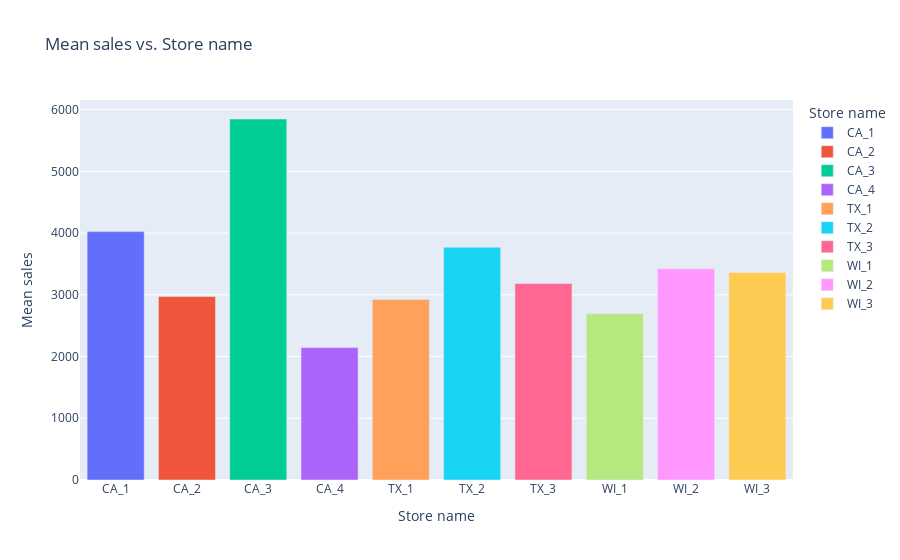

The cell this chart's notebook holds for it:
### Code cell
df = pd.DataFrame(np.transpose([means, store_list]))
df.columns = ["Mean sales", "Store name"]
px.bar(df, y="Mean sales", x="Store name", color="Store name", title="Mean sales vs. Store name")

### Figure 1 — Plotly figure (JSON) as saved in the notebook; plotly's stock layout.template omitted (floating-point values rounded to 4 significant figures)
{"data": [{"alignmentgroup": "True", "hovertemplate": "Store name=%{x}<br>Mean sales=%{y}<extra></extra>", "legendgroup": "CA_1", "marker": {"color": "#636efa", "pattern": {"shape": ""}}, "name": "CA_1", "offsetgroup": "CA_1", "orientation": "v", "showlegend": true, "textposition": "auto", "type": "bar", "x": ["CA_1"], "xaxis": "x", "y": [4024.0], "yaxis": "y"}, {"alignmentgroup": "True", "hovertemplate": "Store name=%{x}<br>Mean sales=%{y}<extra></extra>", "legendgroup": "CA_2", "marker": {"color": "#EF553B", "pattern": {"shape": ""}}, "name": "CA_2", "offsetgroup": "CA_2", "orientation": "v", "showlegend": true, "textposition": "auto", "type": "bar", "x": ["CA_2"], "xaxis": "x", "y": [2972.0], "yaxis": "y"}, {"alignmentgroup": "True", "hovertemplate": "Store name=%{x}<br>Mean sales=%{y}<extra></extra>", "legendgroup": "CA_3", "marker": {"color": "#00cc96", "pattern": {"shape": ""}}, "name": "CA_3", "offsetgroup": "CA_3", "orientation": "v", "showlegend": true, "textposition": "auto", "type": "bar", "x": ["CA_3"], "xaxis": "x", "y": [5848.0], "yaxis": "y"}, {"alignmentgroup": "True", "hovertemplate": "Store name=%{x}<br>Mean sales=%{y}<extra></extra>", "legendgroup": "CA_4", "marker": {"color": "#ab63fa", "pattern": {"shape": ""}}, "name": "CA_4", "offsetgroup": "CA_4", "orientation": "v", "showlegend": true, "textposition": "auto", "type": "bar", "x": ["CA_4"], "xaxis": "x", "y": [2145.0], "yaxis": "y"}, {"alignmentgroup": "True", "hovertemplate": "Store name=%{x}<br>Mean sales=%{y}<extra></extra>", "legendgroup": "TX_1", "marker": {"color": "#FFA15A", "pattern": {"shape": ""}}, "name": "TX_1", "offsetgroup": "TX_1", "orientation": "v", "showlegend": true, "textposition": "auto", "type": "bar", "x": ["TX_1"], "xaxis": "x", "y": [2925.0], "yaxis": "y"}, {"alignmentgroup": "True", "hovertemplate": "Store name=%{x}<br>Mean sales=%{y}<extra></extra>", "legendgroup": "TX_2", "marker": {"color": "#19d3f3", "pattern": {"shape": ""}}, "name": "TX_2", "offsetgroup": "TX_2", "orientation": "v", "showlegend": true, "textposition": "auto", "type": "bar", "x": ["TX_2"], "xaxis": "x", "y": [3771.0], "yaxis": "y"}, {"alignmentgroup": "True", "hovertemplate": "Store name=%{x}<br>Mean sales=%{y}<extra></extra>", "legendgroup": "TX_3", "marker": {"color": "#FF6692", "pattern": {"shape": ""}}, "name": "TX_3", "offsetgroup": "TX_3", "orientation": "v", "showlegend": true, "textposition": "auto", "type": "bar", "x": ["TX_3"], "xaxis": "x", "y": [3183.0], "yaxis": "y"}, {"alignmentgroup": "True", "hovertemplate": "Store name=%{x}<br>Mean sales=%{y}<extra></extra>", "legendgroup": "WI_1", "marker": {"color": "#B6E880", "pattern": {"shape": ""}}, "name": "WI_1", "offsetgroup": "WI_1", "orientation": "v", "showlegend": true, "textposition": "auto", "type": "bar", "x": ["WI_1"], "xaxis": "x", "y": [2692.0], "yaxis": "y"}, {"alignmentgroup": "True", "hovertemplate": "Store name=%{x}<br>Mean sales=%{y}<extra></extra>", "legendgroup": "WI_2", "marker": {"color": "#FF97FF", "pattern": {"shape": ""}}, "name": "WI_2", "offsetgroup": "WI_2", "orientation": "v", "showlegend": true, "textposition": "auto", "type": "bar", "x": ["WI_2"], "xaxis": "x", "y": [3421.0], "yaxis": "y"}, {"alignmentgroup": "True", "hovertemplate": "Store name=%{x}<br>Mean sales=%{y}<extra></extra>", "legendgroup": "WI_3", "marker": {"color": "#FECB52", "pattern": {"shape": ""}}, "name": "WI_3", "offsetgroup": "WI_3", "orientation": "v", "showlegend": true, "textposition": "auto", "type": "bar", "x": ["WI_3"], "xaxis": "x", "y": [3360.0], "yaxis": "y"}], "layout": {"barmode": "relative", "legend": {"title": {"text": "Store name"}, "tracegroupgap": 0}, "title": {"text": "Mean sales vs. Store name"}, "xaxis": {"anchor": "y", "categoryarray": ["CA_1", "CA_2", "CA_3", "CA_4", "TX_1", "TX_2", "TX_3", "WI_1", "WI_2", "WI_3"], "categoryorder": "array", "domain": [0, 1], "title": {"text": "Store name"}}, "yaxis": {"anchor": "x", "domain": [0, 1], "title": {"text": "Mean sales"}}}}
